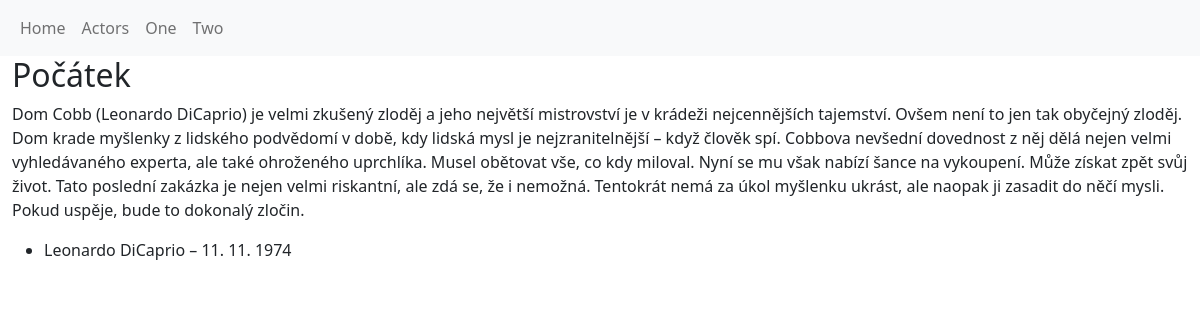
The app's page /film/8 with its own data.
### gaflix/models.py (models this page shows, shortened)
class Movie(models.Model):
    title = models.CharField(max_length=255)
    description = models.TextField(null=True, blank=True)
    csfd_rating = models.IntegerField(null=True, blank=True)
    director = models.ForeignKey('Director', null=True, blank=True, on_delete=models.SET_NULL)
    actors = models.ManyToManyField('Actor', blank=True)
    categories = models.ManyToManyField('Category', blank=True)

class Actor(models.Model):
    name = models.CharField(max_length=255)
    description = models.TextField(null=True, blank=True)
    birth_date = models.DateField(null=True, blank=True)
    sex = models.CharField(choices=SEX_CHOICES, max_length=32, default='male')
    class Meta:
        ordering = ['name']

### gaflix/views.py (the view)
# urls.py: path('film/<int:movie_id>', movie_detail, name='movie_detail'),
def movie_detail(request, movie_id):
    try:
        context = {
            'movie': Movie.objects.get(id=movie_id),
        }
    except Movie.DoesNotExist:
        return HttpResponseNotFound("Category does not exist")
    return render(request, 'movie_detail.html', context)

### templates/movie_detail.html (shortened to what this page needs)
{% extends 'base.html' %}
  {% block content %}
    <div class="container-fluid">
        <h2>{{movie.title}}</h2>
        <p>{{movie.description}}</p>
        <ul>
          {% for actor in movie.actors.all %}
            <li>{{actor.name}} &ndash; {{actor.birth_date|date:"j. n. Y"}}</li>
          {%endfor%}
        </ul>
      </div>
{% endblock %}

### records on screen
Movie: title "Počátek", description "Dom Cobb (Leonardo DiCaprio) je velmi zkušený zloděj a jeho největší mistrovství je v krádeži nejcennějších tajemství. Ovšem není to jen tak obyčejný zloděj. Dom krade myšlenky z lidského podvědomí v době, kdy lidská mysl je nejzranitelnější – když člověk spí. Cobbova nevšední dovednost z něj dělá nejen velmi vyhledávaného experta, ale také ohroženého uprchlíka. Musel obětovat vše, co kdy miloval. Nyní se mu však nabízí šance na vykoupení. Může získat zpět svůj život. Tato poslední zakázka je nejen velmi riskantní, ale zdá se, že i nemožná. Tentokrát nemá za úkol myšlenku ukrást, ale naopak ji zasadit do něčí mysli. Pokud uspěje, bude to dokonalý zločin."
Actor: name "Leonardo DiCaprio", birth_date "11. 11. 1974"
